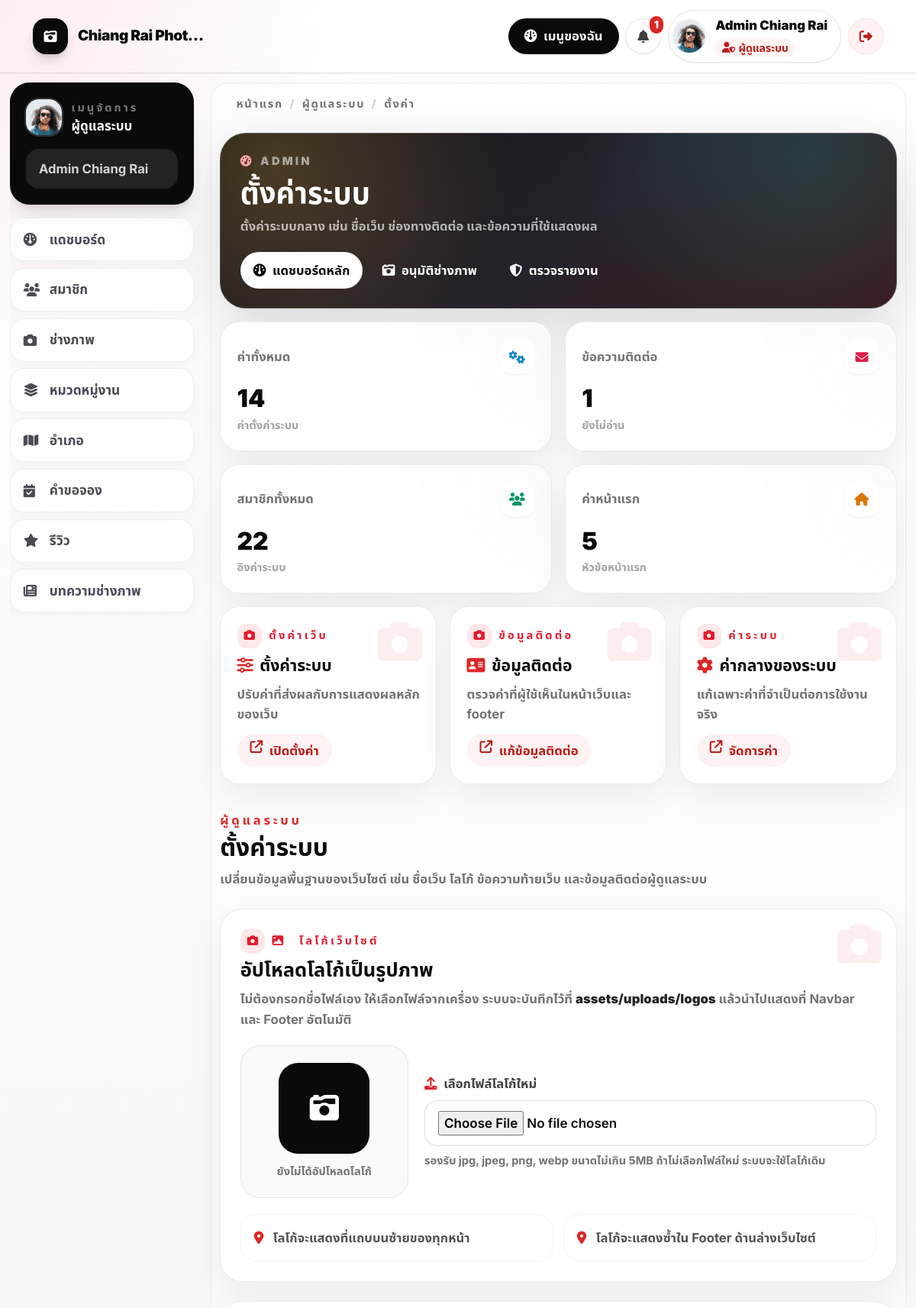
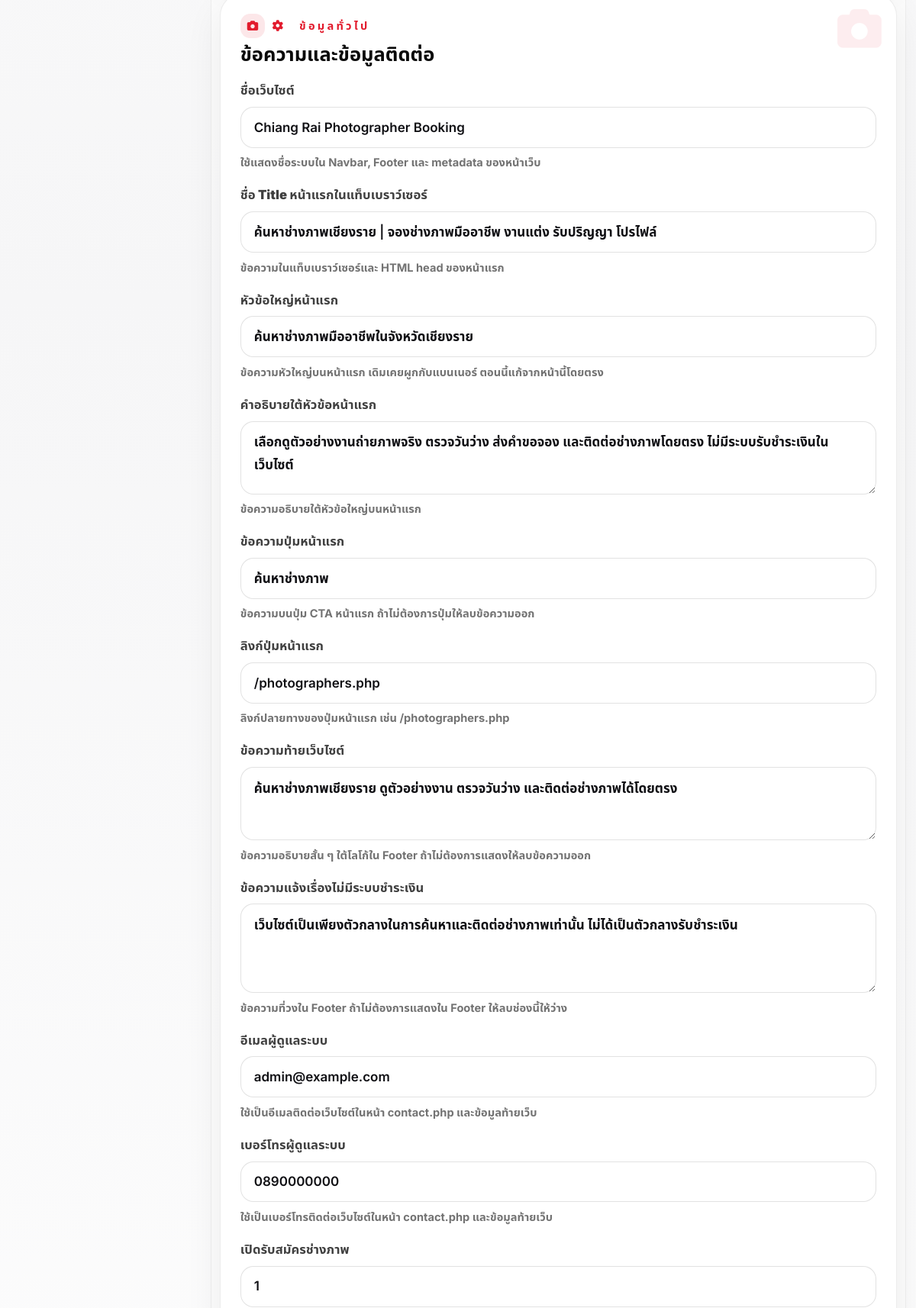
Screenshot of /admin/settings.php (signed in, upper part) with the database file from the repository (2 pictures, top to bottom).
### tables this page shows
CREATE TABLE users (
  id INT UNSIGNED AUTO_INCREMENT PRIMARY KEY,
  role_id INT UNSIGNED NOT NULL,
  name VARCHAR(150) NOT NULL,
  email VARCHAR(190) NOT NULL,
  phone VARCHAR(50) NULL,
  password VARCHAR(255) NOT NULL,
  avatar VARCHAR(255) NULL,
  status ENUM('active','pending','suspended') NOT NULL DEFAULT 'active',
  email_verified_at DATETIME NULL,
  last_login_at DATETIME NULL,
  remember_token VARCHAR(100) NULL,
  created_at TIMESTAMP NULL DEFAULT CURRENT_TIMESTAMP,
  updated_at TIMESTAMP NULL DEFAULT CURRENT_TIMESTAMP ON UPDATE CURRENT_TIMESTAMP,
  deleted_at DATETIME NULL,
  UNIQUE KEY uk_users_email (email),
  KEY idx_users_role (role_id),
  KEY idx_users_status (status),
  CONSTRAINT fk_users_role FOREIGN KEY (role_id) REFERENCES roles(id)
);

CREATE TABLE roles (
  id INT UNSIGNED AUTO_INCREMENT PRIMARY KEY,
  name VARCHAR(50) NOT NULL UNIQUE,
  display_name VARCHAR(100) NOT NULL,
  created_at TIMESTAMP NULL DEFAULT CURRENT_TIMESTAMP,
  updated_at TIMESTAMP NULL DEFAULT CURRENT_TIMESTAMP ON UPDATE CURRENT_TIMESTAMP
);

CREATE TABLE settings (
  id INT UNSIGNED AUTO_INCREMENT PRIMARY KEY,
  setting_key VARCHAR(120) NOT NULL,
  setting_value TEXT NULL,
  created_at TIMESTAMP NULL DEFAULT CURRENT_TIMESTAMP,
  updated_at TIMESTAMP NULL DEFAULT CURRENT_TIMESTAMP ON UPDATE CURRENT_TIMESTAMP,
  UNIQUE KEY uk_settings_key (setting_key)
);

### admin/settings.php (the view, shortened to what the rows shown need)
<?php
require_once __DIR__ . '/../includes/functions.php';
requireRole('admin');
$keys = [
    'site_name',
    'home_page_title',
    'home_hero_title',
    'home_hero_subtitle',
    'home_hero_button_text',
    'home_hero_button_url',
    'footer_text',
    'payment_disclaimer',
    'admin_email',
    'admin_phone',
    'allow_photographer_registration',
    'nearby_radius_km',
];
$settingLabels = [
    'site_name' => 'ชื่อเว็บไซต์',
    'home_page_title' => 'ชื่อ Title หน้าแรกในแท็บเบราว์เซอร์',
    'home_hero_title' => 'หัวข้อใหญ่หน้าแรก',
    'home_hero_subtitle' => 'คำอธิบายใต้หัวข้อหน้าแรก',
    'home_hero_button_text' => 'ข้อความปุ่มหน้าแรก',
    'home_hero_button_url' => 'ลิงก์ปุ่มหน้าแรก',
    'footer_text' => 'ข้อความท้ายเว็บไซต์',
    'payment_disclaimer' => 'ข้อความแจ้งเรื่องไม่มีระบบชำระเงิน',
    'admin_email' => 'อีเมลผู้ดูแลระบบ',
    'admin_phone' => 'เบอร์โทรผู้ดูแลระบบ',
    'allow_photographer_registration' => 'เปิดรับสมัครช่างภาพ',
    'nearby_radius_km' => 'รัศมีแนะนำช่างภาพใกล้เคียง (กม.)',
];
$settingHelp = [
    'site_name' => 'ใช้แสดงชื่อระบบใน Navbar, Footer และ metadata ของหน้าเว็บ',
    'home_page_title' => 'ข้อความในแท็บเบราว์เซอร์และ HTML head ของหน้าแรก',
    'home_hero_title' => 'ข้อความหัวใหญ่บนหน้าแรก เดิมเคยผูกกับแบนเนอร์ ตอนนี้แก้จากหน้านี้โดยตรง',
    'home_hero_subtitle' => 'ข้อความอธิบายใต้หัวข้อใหญ่บนหน้าแรก',
    'home_hero_button_text' => 'ข้อความบนปุ่ม CTA หน้าแรก ถ้าไม่ต้องการปุ่มให้ลบข้อความออก',
    'home_hero_button_url' => 'ลิงก์ปลายทางของปุ่มหน้าแรก เช่น /photographers.php',
    'footer_text' => 'ข้อความอธิบายสั้น ๆ ใต้โลโก้ใน Footer ถ้าไม่ต้องการแสดงให้ลบข้อความออก',
    'payment_disclaimer' => 'ข้อความที่วงใน Footer ถ้าไม่ต้องการแสดงใน Footer ให้ลบช่องนี้ให้ว่าง',
    'admin_email' => 'ใช้เป็นอีเมลติดต่อเว็บไซต์ในหน้า contact.php และข้อมูลท้ายเว็บ',
    'admin_phone' => 'ใช้เป็นเบอร์โทรติดต่อเว็บไซต์ในหน้า contact.php และข้อมูลท้ายเว็บ',
    'allow_photographer_registration' => 'ใส่ 1 = เปิดรับสมัคร, 0 = ปิดรับสมัคร',
    'nearby_radius_km' => 'ใช้กับระบบแนะนำช่างภาพใกล้เคียงเมื่อไม่พบในอำเภอที่เลือก',
];
$settingDefaults = [
    'site_name' => APP_NAME,
    'home_page_title' => 'ค้นหาช่างภาพเชียงราย | จองช่างภาพมืออาชีพ งานแต่ง รับปริญญา โปรไฟล์',
    'home_hero_title' => 'ค้นหาช่างภาพมืออาชีพในจังหวัดเชียงราย',
    'home_hero_subtitle' => 'เลือกดูตัวอย่างงานถ่ายภาพจริง ตรวจวันว่าง ส่งคำขอจอง และติดต่อช่างภาพโดยตรง ไม่มีระบบรับชำระเงินในเว็บไซต์',
    'home_hero_button_text' => 'ค้นหาช่างภาพ',
    'home_hero_button_url' => '/photographers.php',
    'footer_text' => '',
    'payment_disclaimer' => PAYMENT_DISCLAIMER,
    'admin_email' => '',
    'admin_phone' => '',
    'allow_photographer_registration' => '1',
    'nearby_radius_km' => '30',
];
$currentLogo = setting('logo', '');
include __DIR__ . '/../includes/header.php';
?>
<section class="px-4 py-8 sm:px-6 lg:px-8">
    <div class="mx-auto max-w-4xl">
        <div>
            <h1 class="mt-1 text-3xl font-black text-neutral-950">ตั้งค่าระบบ</h1>
        </div>
        <form method="post" enctype="multipart/form-data" class="mt-6 grid gap-6">
            <div class="stock-card grid gap-5 rounded-[1.75rem] p-6">
                <div>
                    <h2 class="mt-1 text-2xl font-black text-neutral-950">อัปโหลดโลโก้เป็นรูปภาพ</h2>
                </div>
            </div>
            <div class="stock-card grid gap-4 rounded-[1.75rem] p-6">
                <div>
                    <h2 class="mt-1 text-2xl font-black text-neutral-950">ข้อความและข้อมูลติดต่อ</h2>
                </div>
                <?php foreach ($keys as $key): ?>
                    <label class="grid gap-2 text-sm font-black text-neutral-700">
                        <span><?= h($settingLabels[$key] ?? $key) ?></span>
                        <?php if (in_array($key, ['home_hero_subtitle', 'footer_text', 'payment_disclaimer'], true)): ?>
                            <textarea name="<?= h($key) ?>" rows="<?= $key === 'payment_disclaimer' ? '3' : '2' ?>" class="stock-input min-h-[96px] rounded-2xl px-4 py-3 font-semibold leading-7"><?= h(setting($key, $settingDefaults[$key] ?? '')) ?></textarea>
                        <?php else: ?>
                            <input name="<?= h($key) ?>" value="<?= h(setting($key, $settingDefaults[$key] ?? '')) ?>" class="stock-input rounded-2xl px-4 py-3 font-semibold">
                        <?php endif; ?>
                        <?php if (!empty($settingHelp[$key])): ?>
                            <span class="text-xs font-bold leading-6 text-neutral-500"><?= h($settingHelp[$key]) ?></span>
                        <?php endif; ?>
                    </label>
                <?php endforeach; ?>
            </div>
        </form>
    </div>
</section>
<?php include __DIR__ . '/../includes/footer.php'; ?>

### includes/navbar.php (shortened to what the rows shown need)
<?php
$me = current_user();
$unreadCount = 0;
$roleIcon = 'fa-user';
$roleLabel = '';
$roleClass = 'bg-neutral-100 text-neutral-700';
$userInitial = '';
$userAvatarUrl = '';
$workspacePath = '/login.php';
$workspaceLabel = 'เมนูของฉัน';
$workspaceIcon = 'fa-gauge';
$roleHomePath = '/login.php';
$notificationsHref = '/notifications.php';
$siteName = setting('site_name', 'Chiang RaiPhoto');
if ($me) {
    $unreadCount = unread_notifications_count((int)$me['id']);
    $workspacePath = user_workspace_path($me);
    $roleHomePath = dashboard_path((string)$me['role_name']);
    $roleLabel = (string)$me['role_display'];
    $userInitial = mb_substr((string)$me['name'], 0, 1, 'UTF-8');
    $userAvatarUrl = user_avatar_url($me);
    if ($me['role_name'] === 'admin') {
        $roleIcon = 'fa-user-shield';
        $roleClass = 'bg-red-50 text-red-700';
    }
}
?>
<nav class="sticky top-0 z-40 border-b border-black/10 bg-white/92 shadow-sm backdrop-blur-xl">
    <div class="mx-auto flex w-full max-w-[1880px] items-center gap-6 px-5 py-3 sm:px-7 lg:px-10">
        <div class="ml-auto hidden shrink-0 items-center gap-2 md:flex 2xl:gap-3">
            <?php if ($me): ?>
                <a class="inline-flex h-11 items-center rounded-full bg-neutral-950 px-5 text-sm font-black text-white shadow-sm transition hover:-translate-y-0.5 hover:bg-red-600 hover:shadow-lg" href="<?= h($workspacePath) ?>" title="<?= h($workspaceLabel) ?>">
                    <i class="fa-solid <?= h($workspaceIcon) ?> mr-2"></i><?= h($workspaceLabel) ?>
                </a>
                <a class="relative grid h-11 w-11 place-items-center rounded-full border border-neutral-200 bg-white text-neutral-700 shadow-sm transition hover:bg-neutral-950 hover:text-white" href="<?= h($notificationsHref) ?>" title="แจ้งเตือน">
                    <i class="fa-solid fa-bell"></i>
                    <?php if ($unreadCount > 0): ?>
                        <span class="absolute -right-1 -top-1 rounded-full bg-red-600 px-1.5 py-0.5 text-[10px] font-black text-white">
                            <?= $unreadCount ?>
                        </span>
                    <?php endif; ?>
                </a>
                <a class="flex min-w-0 items-center gap-3 rounded-full border border-neutral-200 bg-white py-1.5 pl-1.5 pr-4 shadow-sm transition hover:-translate-y-0.5 hover:border-neutral-300 hover:shadow-lg" href="<?= h($roleHomePath) ?>" title="กลับไปแดชบอร์ดหลัก">
                    <?php if ($userAvatarUrl !== ''): ?>
                        <img class="h-10 w-10 shrink-0 rounded-full object-cover ring-2 ring-neutral-100" src="<?= h($userAvatarUrl) ?>" alt="<?= h($me['name']) ?>">
                    <?php else: ?>
                        <span class="grid h-10 w-10 shrink-0 place-items-center rounded-full bg-neutral-950 text-sm font-black text-white">
                            <?= h($userInitial) ?>
                        </span>
                    <?php endif; ?>
                    <span class="min-w-0 leading-tight">
                        <span class="block max-w-[170px] truncate text-sm font-black text-neutral-950"><?= h($me['name']) ?></span>
                        <span class="mt-1 inline-flex items-center rounded-full px-2 py-0.5 text-[11px] font-black <?= h($roleClass) ?>">
                            <i class="fa-solid <?= h($roleIcon) ?> mr-1"></i><?= h($roleLabel) ?>
                        </span>
                    </span>
                </a>
                <a class="grid h-11 w-11 place-items-center rounded-full border border-red-100 bg-red-50 text-red-700 shadow-sm transition hover:bg-red-600 hover:text-white" href="/logout.php" title="ออกจากระบบ">
                    <i class="fa-solid fa-right-from-bracket"></i>
                </a>
            <?php endif; ?>
        </div>
    </div>
</nav>

### includes/sidebar.php (shortened to what the rows shown need)
<?php
$me = current_user();
$sidebarRequestUri = '/';
if (isset($_SERVER['REQUEST_URI'])) {
    $sidebarRequestUri = $_SERVER['REQUEST_URI'];
}
$currentPath = parse_url($sidebarRequestUri, PHP_URL_PATH);
$navItems = [];
$roleTitle = 'พื้นที่ทำงาน';
$sidebarAvatarUrl = '';
if ($me) {
    $sidebarAvatarUrl = user_avatar_url($me);
    if ($me['role_name'] === 'admin') {
        $roleTitle = 'ผู้ดูแลระบบ';
        $navItems = [
            ['/admin/dashboard.php', 'แดชบอร์ด', 'fa-gauge'],
            ['/admin/users.php', 'สมาชิก', 'fa-users'],
            ['/admin/photographers.php', 'ช่างภาพ', 'fa-camera'],
            ['/admin/categories.php', 'หมวดหมู่งาน', 'fa-layer-group'],
            ['/admin/districts.php', 'อำเภอ', 'fa-map'],
            ['/admin/bookings.php', 'คำขอจอง', 'fa-calendar-check'],
            ['/admin/reviews.php', 'รีวิว', 'fa-star'],
            ['/admin/articles.php', 'บทความช่างภาพ', 'fa-newspaper'],
            ['/admin/blogs.php', 'บทความเว็บ', 'fa-blog'],
            ['/admin/tags.php', 'แท็ก', 'fa-tags'],
            ['/admin/faqs.php', 'คำถามที่พบบ่อย', 'fa-circle-question'],
            ['/admin/reports.php', 'รายงานสรุป', 'fa-chart-line'],
            ['/admin/reports_moderation.php', 'ตรวจรายงานปัญหา', 'fa-shield-halved'],
            ['/admin/contact_messages.php', 'ข้อความติดต่อ', 'fa-envelope-open-text'],
            ['/admin/activity_logs.php', 'ประวัติการใช้งาน', 'fa-clipboard-list'],
            ['/admin/settings.php', 'ตั้งค่า', 'fa-gear'],
            ['/notifications.php', 'แจ้งเตือน', 'fa-bell'],
        ];
    }
}
?>
<aside class="workspace-sidebar">
    <div class="rounded-[1.5rem] bg-neutral-950 p-5 text-white shadow-xl">
        <div class="flex items-center gap-3">
            <?php if ($sidebarAvatarUrl !== ''): ?>
                <img class="h-11 w-11 rounded-2xl object-cover ring-2 ring-white/15" src="<?= h($sidebarAvatarUrl) ?>" alt="<?= h($me['name'] ?? $roleTitle) ?>">
            <?php endif; ?>
            <div>
                <p class="text-xs font-black uppercase tracking-[0.2em] text-white/45">เมนูจัดการ</p>
                <h2 class="font-black"><?= h($roleTitle) ?></h2>
            </div>
        </div>
        <?php if ($me): ?>
            <p class="mt-4 truncate rounded-2xl bg-white/10 px-4 py-3 text-sm font-bold text-white/80">
                <?= h($me['name']) ?>
            </p>
        <?php endif; ?>
    </div>
    <nav class="mt-4 grid gap-2">
        <?php foreach ($navItems as $item): ?>
            <?php
            $url = $item[0];
            $label = $item[1];
            $icon = $item[2];
            $isActive = $currentPath === $url;
            $className = 'workspace-nav-link';
            if ($isActive) {
                $className .= ' workspace-nav-link-active';
            }
            ?>
            <a href="<?= h($url) ?>" class="<?= h($className) ?>">
                <i class="fa-solid <?= h($icon) ?> w-5"></i>
                <span><?= h($label) ?></span>
            </a>
        <?php endforeach; ?>
    </nav>
</aside>

### rows the page displays
users: name "Admin Chiang Rai", role.display_name "ผู้ดูแลระบบ", role.name "ผู้ดูแลระบบ"
settings: site_name "Chiang Rai Photographer Booking"
settings: home_page_title "ค้นหาช่างภาพเชียงราย | จองช่างภาพมืออาชีพ งานแต่ง รับปริญญา โปรไฟล์"
settings: home_hero_title "ค้นหาช่างภาพมืออาชีพในจังหวัดเชียงราย"
settings: home_hero_subtitle "เลือกดูตัวอย่างงานถ่ายภาพจริง ตรวจวันว่าง ส่งคำขอจอง และติดต่อช่างภาพโดยตรง ไม่มีระบบรับชำระเงินในเว็บไซต์"
settings: home_hero_button_text "ค้นหาช่างภาพ"
settings: home_hero_button_url "/photographers.php"
settings: footer_text "ค้นหาช่างภาพเชียงราย ดูตัวอย่างงาน ตรวจวันว่าง และติดต่อช่างภาพได้โดยตรง"
settings: payment_disclaimer "เว็บไซต์เป็นเพียงตัวกลางในการค้นหาและติดต่อช่างภาพเท่านั้น ไม่ได้เป็นตัวกลางรับชำระเงิน"
settings: admin_email "admin@example.com"
settings: admin_phone "0890000000"

### other values shown
$siteName "Chiang Rai Phot…"
$workspaceLabel "เมนูของฉัน"
$unreadCount "1"
$label "แดชบอร์ด"
$label "สมาชิก"
$label "ช่างภาพ"
$label "หมวดหมู่งาน"
$label "อำเภอ"
$label "คำขอจอง"
$label "รีวิว"
$label "บทความช่างภาพ"
$label "ผู้ดูแลระบบ"
$label "ตั้งค่า"
$adminCurrentTitle "ตั้งค่าระบบ"
$adminDescription "ตั้งค่าระบบกลาง เช่น ชื่อเว็บ ช่องทางติดต่อ และข้อความที่ใช้แสดงผล"
